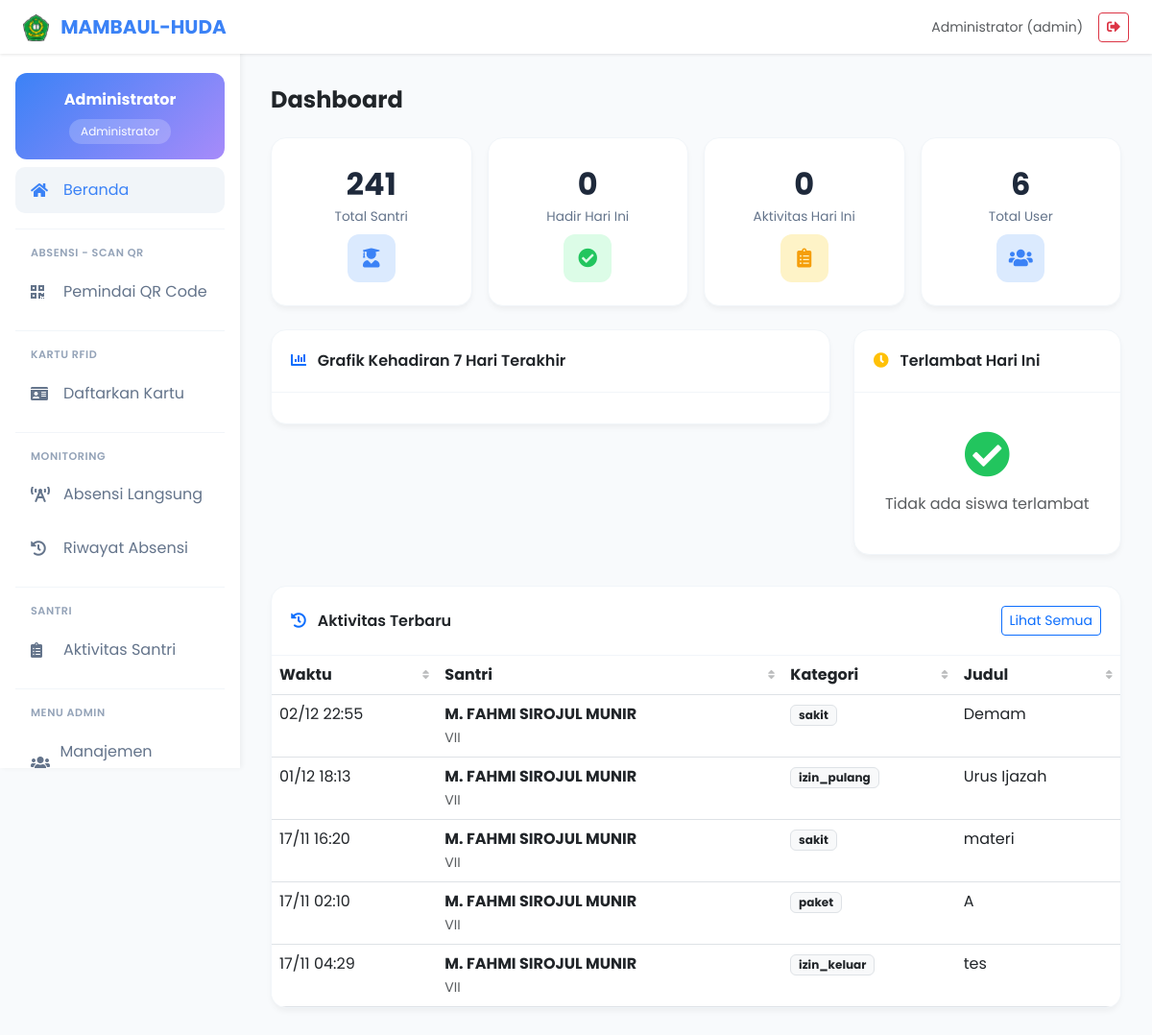
The page /beranda.php (signed in) on the database its author committed.
### tables this page shows
CREATE TABLE `users`  (
  `id` bigint UNSIGNED NOT NULL AUTO_INCREMENT,
  `name` varchar(255) NOT NULL,
  `email` varchar(255) NOT NULL,
  `password` varchar(255) NOT NULL,
  `address` text NULL,
  `role` enum('admin','karyawan','pengurus','guru','keamanan','kesehatan') NOT NULL DEFAULT 'karyawan',
  `foto` varchar(255) NULL DEFAULT 'profile.jpg',
  `phone` varchar(20) NULL DEFAULT NULL,
  `remember_token` varchar(100) NULL DEFAULT NULL,
  `created_at` timestamp NULL DEFAULT CURRENT_TIMESTAMP,
  `updated_at` timestamp NULL DEFAULT CURRENT_TIMESTAMP ON UPDATE CURRENT_TIMESTAMP,
  `deleted_at` timestamp NULL DEFAULT NULL,
  `deleted_by` int NULL DEFAULT NULL,
  PRIMARY KEY (`id`) USING BTREE,
  UNIQUE INDEX `email`(`email` ASC) USING BTREE
);

CREATE TABLE `catatan_aktivitas`  (
  `id` bigint UNSIGNED NOT NULL AUTO_INCREMENT,
  `siswa_id` int NOT NULL,
  `kategori` varchar(50) NOT NULL,
  `judul` varchar(255) NULL DEFAULT NULL,
  `keterangan` text NULL,
  `status_sambangan` varchar(50) NULL DEFAULT NULL,
  `status_kegiatan` varchar(50) NULL DEFAULT NULL,
  `tanggal` datetime NULL DEFAULT NULL,
  `batas_waktu` datetime NULL DEFAULT NULL,
  `tanggal_selesai` datetime NULL DEFAULT NULL,
  `foto_dokumen_1` varchar(255) NULL DEFAULT NULL,
  `foto_dokumen_2` varchar(255) NULL DEFAULT NULL,
  `dibuat_oleh` bigint UNSIGNED NULL DEFAULT NULL,
  `created_at` timestamp NULL DEFAULT CURRENT_TIMESTAMP,
  `updated_at` timestamp NULL DEFAULT CURRENT_TIMESTAMP ON UPDATE CURRENT_TIMESTAMP,
  `deleted_at` timestamp NULL DEFAULT NULL,
  `deleted_by` int NULL DEFAULT NULL,
  PRIMARY KEY (`id`) USING BTREE,
  INDEX `dibuat_oleh`(`dibuat_oleh` ASC) USING BTREE,
  INDEX `catatan_aktivitas_fk_santri`(`siswa_id` ASC) USING BTREE,
  CONSTRAINT `catatan_aktivitas_fk_santri` FOREIGN KEY (`siswa_id`) REFERENCES `data_induk` (`id`) ON DELETE CASCADE ON UPDATE RESTRICT,
  CONSTRAINT `catatan_aktivitas_ibfk_2` FOREIGN KEY (`dibuat_oleh`) REFERENCES `users` (`id`) ON DELETE SET NULL ON UPDATE RESTRICT
);

CREATE TABLE `data_induk`  (
  `id` int NOT NULL AUTO_INCREMENT,
  `no_urut` int NULL DEFAULT NULL,
  `nama_lengkap` varchar(255) NOT NULL,
  `kelas` varchar(50) NULL DEFAULT NULL,
  `quran` varchar(100) NULL DEFAULT NULL,
  `kategori` varchar(50) NULL DEFAULT NULL,
  `nisn` varchar(50) NULL DEFAULT NULL,
  `lembaga_sekolah` varchar(100) NULL DEFAULT NULL,
  `status` varchar(50) NULL DEFAULT 'AKTIF',
  `tempat_lahir` varchar(100) NULL DEFAULT NULL,
  `tanggal_lahir` date NULL DEFAULT NULL,
  `jenis_kelamin` enum('L','P') NULL DEFAULT NULL,
  `jumlah_saudara` int NULL DEFAULT 0,
  `nomor_kk` varchar(30) NULL DEFAULT NULL,
  `nik` varchar(30) NULL DEFAULT NULL,
  `kecamatan` varchar(100) NULL DEFAULT NULL,
  `kabupaten` varchar(100) NULL DEFAULT NULL,
  `alamat` text NULL,
  `asal_sekolah` varchar(255) NULL DEFAULT NULL,
  `status_mukim` varchar(50) NULL DEFAULT NULL,
  `nama_ayah` varchar(255) NULL DEFAULT NULL,
  `tempat_lahir_ayah` varchar(100) NULL DEFAULT NULL,
  `tanggal_lahir_ayah` date NULL DEFAULT NULL,
  `nik_ayah` varchar(30) NULL DEFAULT NULL,
  `pekerjaan_ayah` varchar(100) NULL DEFAULT NULL,
  `penghasilan_ayah` varchar(50) NULL DEFAULT NULL,
  `nama_ibu` varchar(255) NULL DEFAULT NULL,
  `tempat_lahir_ibu` varchar(100) NULL DEFAULT NULL,
  `tanggal_lahir_ibu` date NULL DEFAULT NULL,
  `nik_ibu` varchar(30) NULL DEFAULT NULL,
  `pekerjaan_ibu` varchar(100) NULL DEFAULT NULL,
  `penghasilan_ibu` varchar(50) NULL DEFAULT NULL,
  `no_wa_wali` varchar(20) NULL DEFAULT NULL,
  `nomor_rfid` varchar(50) NULL DEFAULT NULL,
  `sidik_jari` blob NULL,
  `created_at` timestamp NULL DEFAULT CURRENT_TIMESTAMP,
  `updated_at` timestamp NULL DEFAULT CURRENT_TIMESTAMP ON UPDATE CURRENT_TIMESTAMP,
  `dokumen_kk` varchar(255) NULL DEFAULT NULL COMMENT 'Path to KK file',
  `dokumen_akte` varchar(255) NULL DEFAULT NULL COMMENT 'Path to Akte file',
  `dokumen_ktp` varchar(255) NULL DEFAULT NULL COMMENT 'Path to KTP file',
  `dokumen_ijazah` varchar(255) NULL DEFAULT NULL COMMENT 'Path to Ijazah file',
  `dokumen_sertifikat` varchar(255) NULL DEFAULT NULL COMMENT 'Path to Sertifikat file (optional)',
  `foto_santri` varchar(255) NULL DEFAULT NULL COMMENT 'Path to student photo',
  `nomor_pip` varchar(50) NULL DEFAULT NULL,
  `sumber_info` varchar(100) NULL DEFAULT NULL,
  `prestasi` varchar(255) NULL DEFAULT NULL,
  `tingkat_prestasi` varchar(50) NULL DEFAULT NULL,
  `juara_prestasi` varchar(50) NULL DEFAULT NULL,
  `deleted_at` timestamp NULL DEFAULT NULL,
  `deleted_by` int NULL DEFAULT NULL,
  PRIMARY KEY (`id`) USING BTREE,
  INDEX `idx_nama`(`nama_lengkap` ASC) USING BTREE,
  INDEX `idx_nisn`(`nisn` ASC) USING BTREE,
  INDEX `idx_nik`(`nik` ASC) USING BTREE,
  INDEX `idx_kelas`(`kelas` ASC) USING BTREE,
  INDEX `idx_status`(`status` ASC) USING BTREE,
  INDEX `idx_rfid`(`nomor_rfid` ASC) USING BTREE
);

### beranda.php (the view, shortened to what the rows shown need)
<?php
require_once __DIR__ . '/functions.php';
$pdo = getDB();
$stmtRecent = $pdo->prepare("
    SELECT ca.*, di.nama_lengkap, di.kelas
    FROM catatan_aktivitas ca
    JOIN data_induk di ON ca.siswa_id = di.id
    ORDER BY ca.created_at DESC LIMIT 5
");
$stmtRecent->execute();
$recentAktivitas = $stmtRecent->fetchAll();
?>
<?php include __DIR__ . '/include/header.php'; ?>
<?php include __DIR__ . '/include/sidebar.php'; ?>
<div class="main-content">
    <div class="row g-4 mt-2">
        <div class="col-12">
            <div class="card-custom">
                <div class="table-responsive">
                    <table class="table table-hover mb-0 table-sortable">
                        <thead class="bg-light">
                            <tr>
                                <th>Waktu</th>
                                <th>Santri</th>
                                <th>Kategori</th>
                                <th>Judul</th>
                            </tr>
                        </thead>
                        <tbody>
                            <?php if (count($recentAktivitas) > 0): ?>
                                <?php foreach ($recentAktivitas as $akt): ?>
                                    <tr>
                                        <td><?= date('d/m H:i', strtotime($akt['tanggal'])) ?></td>
                                        <td>
                                            <strong><?= e($akt['nama_lengkap']) ?></strong><br>
                                            <small class="text-muted"><?= e($akt['kelas']) ?></small>
                                        </td>
                                        <td><span class="badge bg-light text-dark border"><?= e($akt['kategori']) ?></span></td>
                                        <td><?= e($akt['judul'] ?? '-') ?></td>
                                    </tr>
                                <?php endforeach; ?>
                            <?php else: ?>
                                <tr>
                                    <td colspan="4" class="text-center text-muted py-4">Belum ada aktivitas</td>
                                </tr>
                            <?php endif; ?>
                        </tbody>
                    </table>
                </div>
            </div>
        </div>
    </div>
</div>
<?php include __DIR__ . '/include/footer.php'; ?>

### include/header.php (shortened to what the rows shown need)
<?php
$user = getCurrentUser();
$role = $user['role'] ?? '';
?>
<!DOCTYPE html>
<html lang="id">
<head>
    <link rel="stylesheet" href="https://cdnjs.cloudflare.com/ajax/libs/font-awesome/5.15.4/css/all.min.css">
    <link href="https://cdn.jsdelivr.net/npm/bootstrap@5.3.0/dist/css/bootstrap.min.css" rel="stylesheet">
</head>
<body>
    <nav class="navbar navbar-custom fixed-top">
        <div class="container-fluid px-3 px-md-4">
            <div class="d-flex align-items-center gap-2 gap-md-3">
                <span class="text-muted small d-none d-sm-inline">
                    <?= e($user['name'] ?? 'Guest') ?> (<?= e($role) ?>)
                </span>
                <button type="button" class="btn btn-outline-danger btn-sm" onclick="confirmLogout()">
                    <i class="fas fa-sign-out-alt"></i>
                </button>
            </div>
        </div>
    </nav>

### include/sidebar.php (shortened to what the rows shown need)
<?php
$user = getCurrentUser();
$role = $user['role'] ?? '';
$roleLabels = [
    'admin' => 'Administrator',
    'karyawan' => 'Karyawan',
    'pengurus' => 'Pengurus',
    'guru' => 'Guru',
    'keamanan' => 'Keamanan',
    'kesehatan' => 'Kesehatan'
];
?>
<div class="sidebar">
    <div class="user-badge">
        <div class="fw-bold"><?= e($user['name'] ?? 'User') ?></div>
        <div class="role-badge"><?= $roleLabels[$role] ?? ucfirst($role) ?></div>
    </div>
</div>

### rows shown on the page
users: name "Administrator", role "admin", role "Administrator"
catatan_aktivitas: tanggal "02/12 22:55", siswa.nama_lengkap "M. FAHMI SIROJUL MUNIR", siswa.kelas "VII", kategori "sakit", judul "Demam"
catatan_aktivitas: tanggal "01/12 18:13", siswa.nama_lengkap "M. FAHMI SIROJUL MUNIR", siswa.kelas "VII", kategori "izin_pulang", judul "Urus Ijazah"
catatan_aktivitas: tanggal "17/11 16:20", siswa.nama_lengkap "M. FAHMI SIROJUL MUNIR", siswa.kelas "VII", kategori "sakit", judul "materi"
catatan_aktivitas: tanggal "17/11 02:10", siswa.nama_lengkap "M. FAHMI SIROJUL MUNIR", siswa.kelas "VII", kategori "paket", judul "A"
catatan_aktivitas: tanggal "17/11 04:29", siswa.nama_lengkap "M. FAHMI SIROJUL MUNIR", siswa.kelas "VII", kategori "izin_keluar", judul "tes"

### other values the page prints
APP_NAME "MAMBAUL-HUDA"
$siswaCount "241"
$presentToday "0"
$aktivitasToday "0"
$userCount "6"
